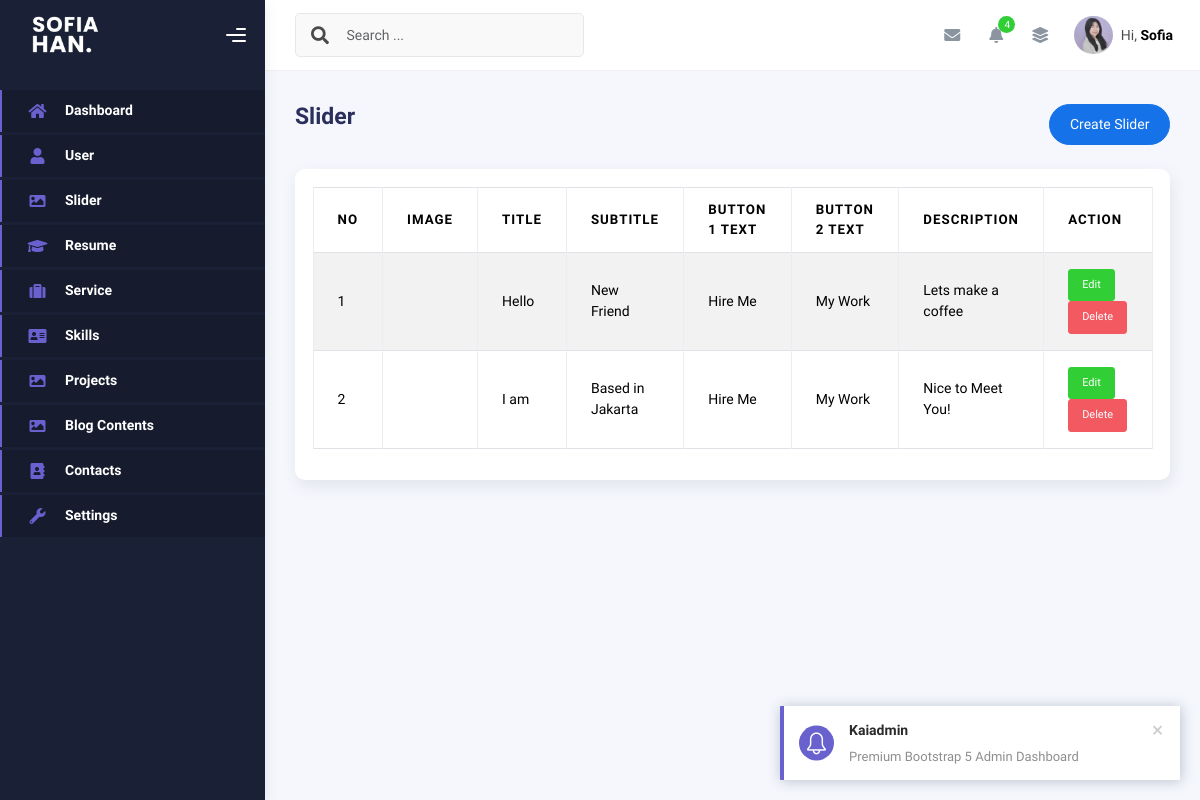
/admin/sliders.php, run on an earlier commit of the app's database.
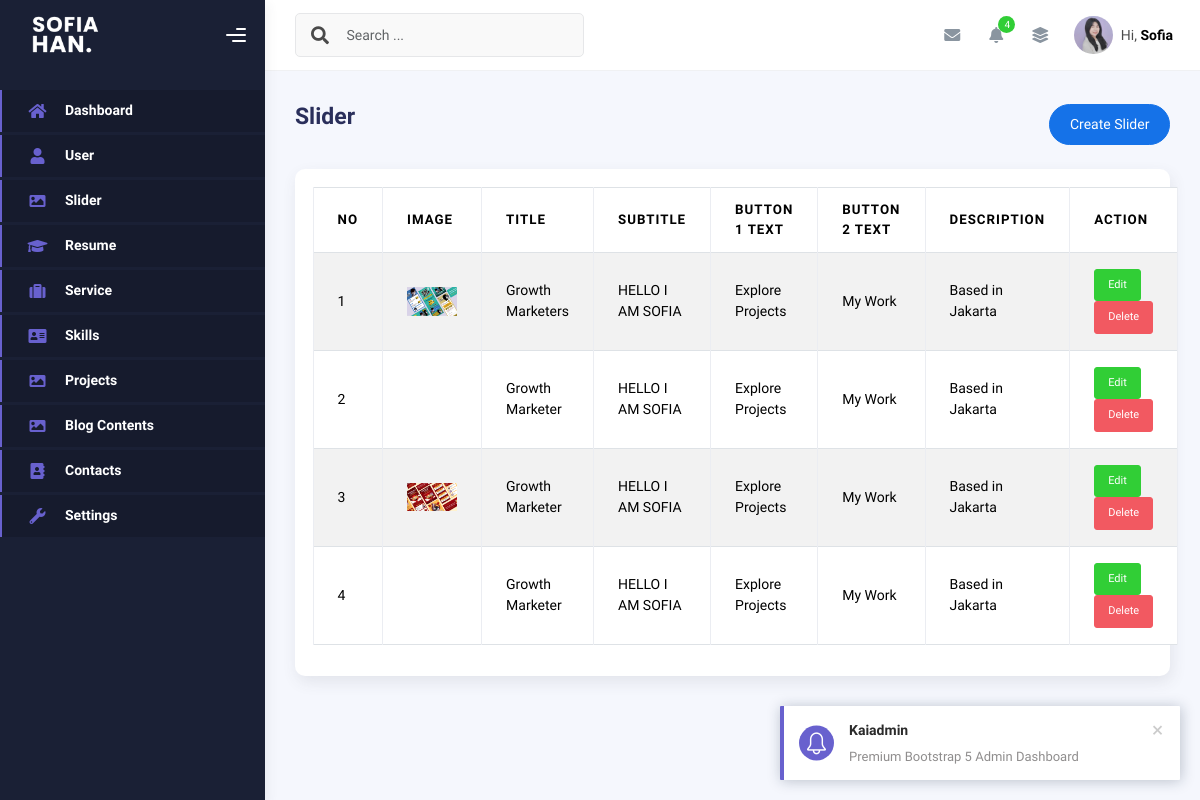
And on a later commit of the database.
### tables this page shows
CREATE TABLE `sliders` (
  `id` int(11) NOT NULL,
  `title` varchar(50) NOT NULL,
  `subtitle` varchar(50) NOT NULL,
  `description` text DEFAULT NULL,
  `button1_text` varchar(30) NOT NULL,
  `button1_link` varchar(50) NOT NULL,
  `button2_text` varchar(30) NOT NULL,
  `button2_link` varchar(50) NOT NULL,
  `image` varchar(100) NOT NULL,
  `is_active` tinyint(1) NOT NULL DEFAULT 1,
  `created_at` timestamp NOT NULL DEFAULT current_timestamp(),
  `updated_at` timestamp NULL DEFAULT NULL ON UPDATE current_timestamp()
);

### admin/sliders.php (the view, shortened to what this page needs)
<?php
include "config/koneksi.php";
$query = mysqli_query($conn, "SELECT * FROM sliders ORDER BY id DESC");
$rows = mysqli_fetch_all($query, MYSQLI_ASSOC);
?>
<!DOCTYPE html>
<html lang="en">
<head>
    <?php
    include "inc/css.php";
    ?>
</head>
<body>
    <div class="wrapper">
        <?php
        include "inc/sidebar.php";
        ?>
        <div class="main-panel">
            <div class="main-header">
                <?php
                include "inc/navbar.php";
                ?>
            </div>
            <div class="container">
                <div class="page-inner">
                    <div class="d-flex align-items-left align-items-md-center flex-column flex-md-row pt-2 pb-4">
                        <div>
                            <h3 class="fw-bold mb-3">Slider</h3>
                        </div>
                        <div class="ms-md-auto py-2 py-md-0">
                            <a href="create-slider.php" class="btn btn-primary btn-round">Create Slider</a>
                        </div>
                    </div>
                    <div class="row">
                        <div class="col-sm-6 col-md-12">
                            <div class="card">
                                <div class="card-body">
                                    <table class="table table-bordered table-striped">
                                        <thead>
                                            <tr>
                                                <th>No</th>
                                                <th>Image</th>
                                                <th>Title</th>
                                                <th>Subtitle</th>
                                                <th>Button 1 Text </th>
                                                <th>Button 2 Text </th>
                                                <th>Description</th>
                                                <th>Action</th>
                                            </tr>
                                        </thead>
                                        <?php foreach ($rows as $index => $row): ?>
                                            <tr>
                                                <td><?php echo $index += 1 ?></td>
                                                <td> <img src="assets/img/<?php echo $row['image'] ?>" width="50" alt="">
                                                </td>
                                                <td><?php echo $row['title'] ?></td>
                                                <td><?php echo $row['subtitle'] ?></td>
                                                <td><?php echo $row['button1_text'] ?></td>
                                                <td><?php echo $row['button2_text'] ?></td>
                                                <td><?php echo $row['description'] ?></td>
                                                <td>
                                                    <a class="btn btn-success btn-sm"
                                                        href="create-slider.php?edit=<?php echo $row['id'] ?>">Edit</a>
                                                    <a onclick="return confirm('Are you sure wanna delete this data?')"
                                                        class=" btn btn-danger btn-sm"
                                                        href="sliders.php?delete=<?php echo $row['id'] ?>">Delete</a>
                                                </td>
                                            </tr>
                                        <?php endforeach ?>
                                    </table>
                                </div>
                            </div>
                        </div>
                    </div>
                </div>
            </div>
</body>
</html>

What changed in the data, as far as the page shows it:
added sliders: index "1", image (picture), title "Growth Marketers", subtitle "HELLO I AM SOFIA", button1_text "Explore Projects", button2_text "My Work", description "Based in Jakarta"
added sliders: index "2", title "Growth Marketer", subtitle "HELLO I AM SOFIA", button1_text "Explore Projects", button2_text "My Work", description "Based in Jakarta"
changed sliders (number 3 of 4 on the later page): index "1" → "3"; image: picture added; title "Hello" → "Growth Marketer"; subtitle "New Friend" → "HELLO I AM SOFIA"; button1_text "Hire Me" → "Explore Projects"; description "Lets make a coffee" → "Based in Jakarta"
changed sliders (number 4 of 4 on the later page): index "2" → "4"; title "I am" → "Growth Marketer"; subtitle "Based in Jakarta" → "HELLO I AM SOFIA"; button1_text "Hire Me" → "Explore Projects"; description "Nice to Meet You!" → "Based in Jakarta"
